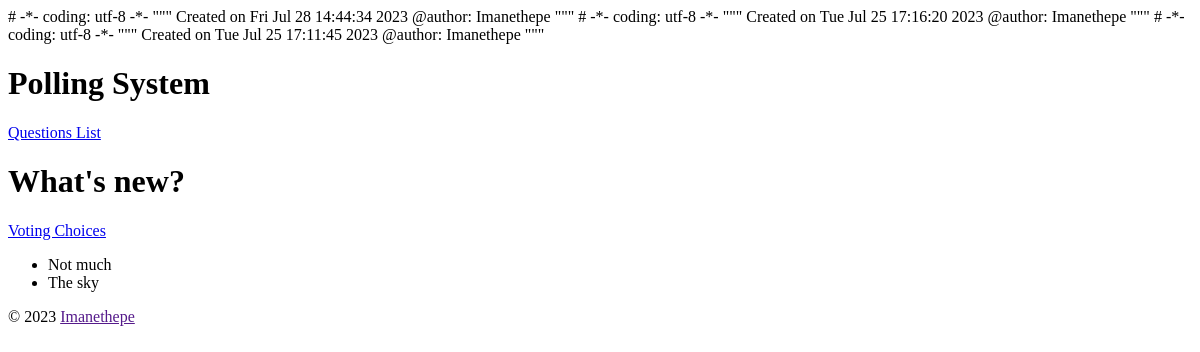
/polling/question/1/, run on an earlier commit of the app's database.
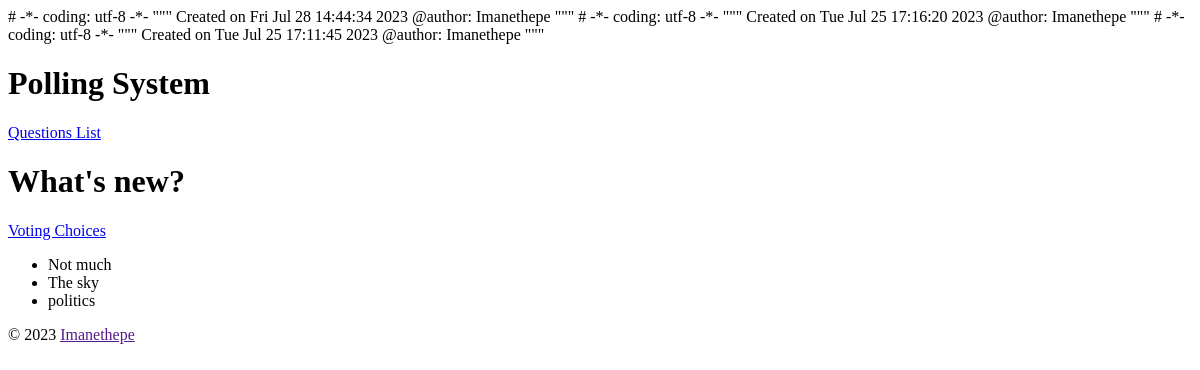
And on a later commit of the database.
### polling/models.py (models this page shows, shortened)
class Choice(models.Model):
    question = models.ForeignKey(Question, on_delete=models.CASCADE)
    choice_text = models.CharField(max_length=200)
    votes = models.IntegerField(default=0)

### polling/views.py (the view)
class QuestionDetail(View):
    model = Question
    template_name = 'polling/question_detail.html'
    def get(self, request, pk):
        question = get_object_or_404(
            self.model, pub_date__lte=timezone.now(), pk=pk)
        return render(
          request,
          self.template_name,
          {'question': question}
        )

### polling/models.py (called while the page is built)
    def get_vote_url(self):
        return reverse('polling_question_vote',
                       kwargs={'pk': self.pk})

### polling/templates/polling/question_detail.html (shortened to what this page needs)
 {% extends parent_template|default:"polling/base_polling.html" %}
 {% block content %}
  <h1>{{ question.question_text }}</h1>
  <a href="{{question.get_vote_url}}">
       Voting Choices</a>
  <ul>
      {% for choice in question.choice_set.all %}
        <li>{{ choice.choice_text }}</li>
      {% endfor %}
  </ul>
 {% endblock %}

What changed in the data, as far as the page shows it:
added Choice: choice_text "politics"
